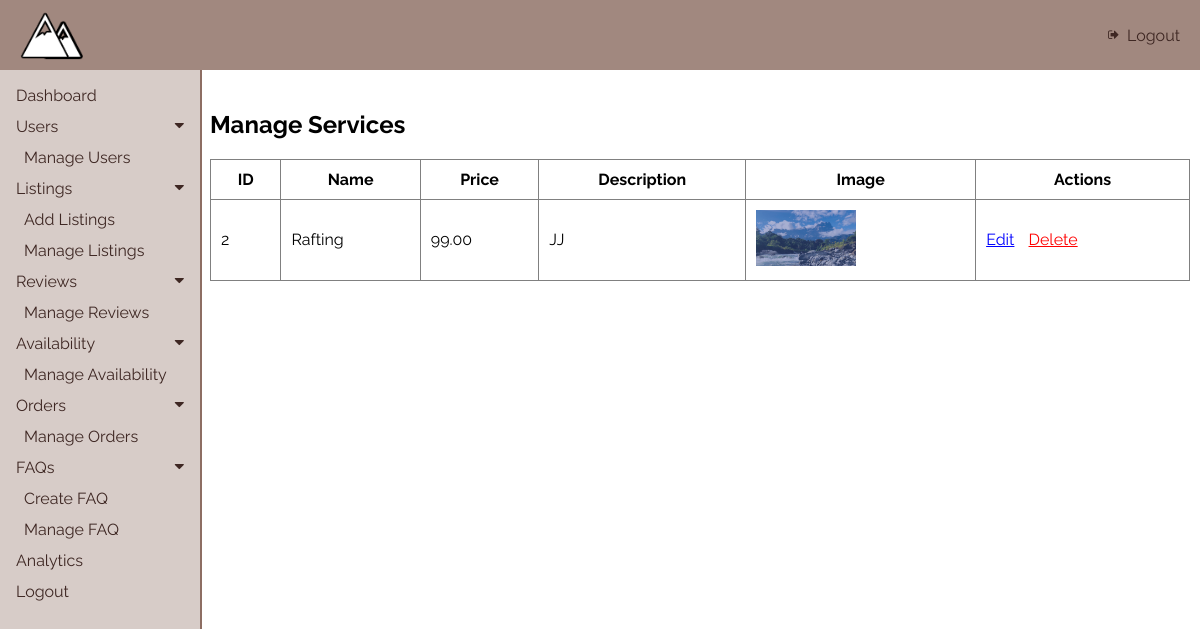
The page /admin/modules/listings/manageListings.php on the database its author committed.
### tables this page shows
CREATE TABLE `services` (
  `service_id` int(11) NOT NULL,
  `name` varchar(255) NOT NULL,
  `price` decimal(10,2) NOT NULL,
  `description` text DEFAULT NULL,
  `image` varchar(255) DEFAULT NULL
);

### admin/modules/listings/manageListings.php (the view, shortened to what this page needs)
<?php
include("../../../config/config.php");
$services_query = "SELECT * FROM services";
$result = $conn->query($services_query);
?>
<!DOCTYPE html>
<html lang="en">
<head>
  <link rel="stylesheet" href="https://cdnjs.cloudflare.com/ajax/libs/font-awesome/4.7.0/css/font-awesome.min.css">
  <link rel="stylesheet" type="text/css" href="<?php echo ADMIN_BASE_URL; ?>/css/admin.css">
</head>
<body>
  <div class="topNav">
    <img src="<?php echo ADMIN_BASE_URL; ?>/img/icon.png" alt="Logo">
     <a href="../../../../mainpage.php">
      <i class="fa fa-sign-out" style="font-size: 12px;"></i> Logout
    </a>
  </div>
  <?php include '../../includes/sideNav.php'; ?>
  <div class="main">
    <h2>Manage Services</h2>
    <table border="1" cellpadding="10" cellspacing="0" style="width: 100%; border-collapse: collapse;">
      <thead>
        <tr>
          <th>ID</th>
          <th>Name</th>
          <th>Price</th>
          <th>Description</th>
          <th>Image</th>
          <th>Actions</th>
        </tr>
      </thead>
      <tbody>
        <?php if ($result->num_rows > 0): ?>
          <?php while ($row = $result->fetch_assoc()): ?>
            <tr>
              <td><?php echo $row['service_id']; ?></td>
              <td><?php echo htmlspecialchars($row['name']); ?></td>
              <td><?php echo number_format($row['price'], 2); ?></td>
              <td><?php echo htmlspecialchars($row['description']); ?></td>
              <td><img src="<?php echo htmlspecialchars($row['image']); ?>" alt="Service Image" style="width: 100px; height: auto;"></td>
              <td>
                <a href="?edit_id=<?php echo $row['service_id']; ?>" style="margin-right: 10px; color: blue; text-decoration: underline;">Edit</a>
                <a href="?delete_id=<?php echo $row['service_id']; ?>" onclick="return confirm('Are you sure you want to delete this service?');" style="color: red; text-decoration: underline;">Delete</a>
              </td>
            </tr>
          <?php endwhile; ?>
        <?php else: ?>
          <tr>
            <td colspan="6" style="text-align: center;">No services found.</td>
          </tr>
        <?php endif; ?>
      </tbody>
    </table>
  </div>
</body>
</html>

### admin/css/admin.css (style rules this page uses)
body { font-family: "Raleway", sans-serif; margin: 0; padding: 0; background-color: #fff; }
.topNav { position: fixed; display: flex; justify-content: space-between; align-items: center; background-color: #a1887f; color: #3e2723; padding: 10px 20px; position: fixed; top: 0; left: 0; width: 100%; z-index: 2; box-sizing: border-box; }
.topNav img { height: 50px; }
.topNav a { color: #3e2723; text-decoration: none; font-size: 16px; display: flex; align-items: center; }
.topNav .fa { margin-right: 8px; }
.main { margin-top: 70px; margin-left: 200px; padding: 20px 10px; background-color: #fff; }

### rows shown on the page
services: service_id "2", name "Rafting", price "99.00", description "JJ", image (picture)
